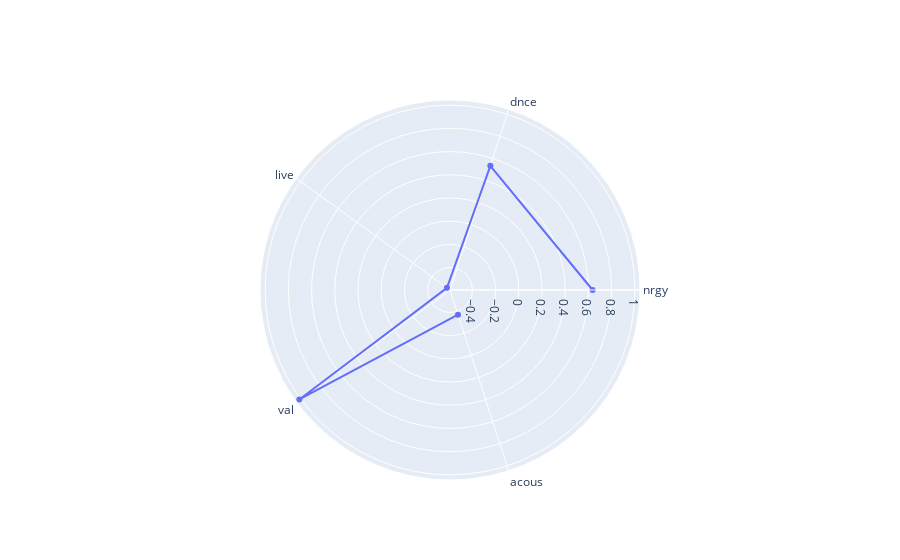

Source (notebook cell):
### Code cell
cluster_num = mean_cluster_vals.loc[0, cols]
radar = go.Scatterpolar(r=cluster_num.values, theta=cluster_num.index)
fig = go.Figure(radar)
fig

### Figure 1 — Plotly figure (JSON) as saved in the notebook; plotly's stock layout.template omitted (floating-point values rounded to 4 significant figures)
{"data": [{"r": [0.6362, 0.5319, -0.5604, 1.012, -0.3688], "theta": ["nrgy", "dnce", "live", "val", "acous"], "type": "scatterpolar"}], "layout": {"autosize": true, "polar": {"angularaxis": {"type": "category"}, "radialaxis": {"autorange": true, "range": [-0.6066, 1.058], "type": "linear"}}}}
